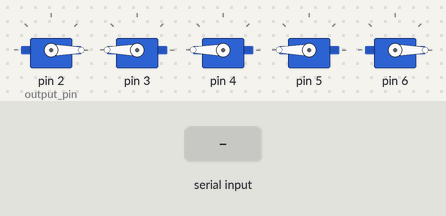
Bench run of a sketch on a simulated Arduino Uno, built with avr-gcc and run on an emulated ATmega328P. On the bench: 5 × servo. Inputs (shaded band) come from the test bench.

Above: at 4.2 s.
4.3 s: "90,45,200\n" received over Serial
At 5.5 s:
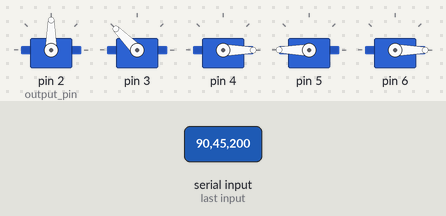
5.8 s: "30,150,10\n" received over Serial
At 6.7 s:
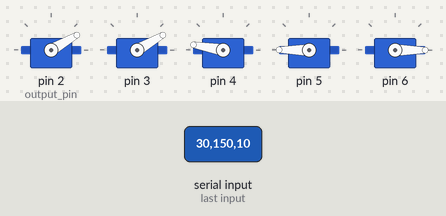
7.3 s: "90,45\n" received over Serial
At 7.7 s:
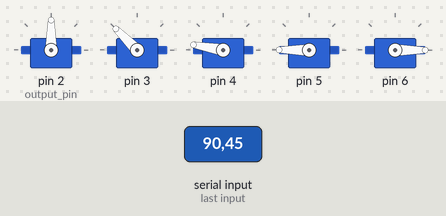
8.8 s: "0\n" received over Serial
At 9.9 s:
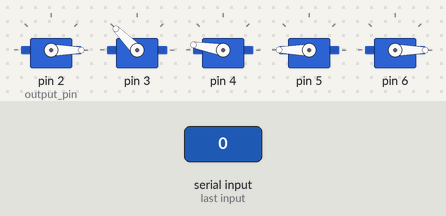
10.3 s: "200\n" received over Serial
At 11.1 s:
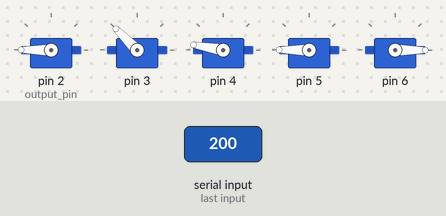
11.8 s: "1,90\n" received over Serial
At 12.3 s:
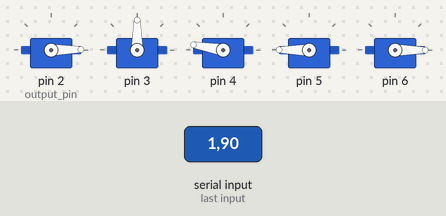
Timing chart, 0 to 14.3 s (numbered marks = the images above; inputs shaded):
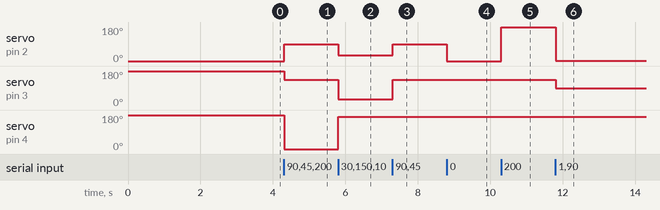

Measured:
- after the input at 4.3 s, servo on pin 2 (output_pin): 0° → 90° at once; servo on pin 3: 180° → 135° at once; servo on pin 4: 180° → 0° at once
- after the input at 5.8 s, servo on pin 2 (output_pin): 90° → 30° at once; servo on pin 3: 135° → 30° at once; servo on pin 4: 0° → 170° at once
- after the input at 7.3 s, servo on pin 2 (output_pin): 30° → 90° at once; servo on pin 3: 30° → 135° at once
- after the input at 8.8 s, servo on pin 2 (output_pin): 90° → 0° at once
- after the input at 10.3 s, servo on pin 2 (output_pin): 0° → 180° at once
- after the input at 11.8 s, servo on pin 2 (output_pin): 180° → 1° at once; servo on pin 3: 135° → 90° at once

The sketch:

receiver_final.ino
```cpp
#include <Servo.h>

Servo myservo[5];

const byte numFingers = 5;
int pos[numFingers];
int output_pin = 2;

void setup() {

  Serial.begin(9600);
  myservo[0].attach(2);
  myservo[1].attach(3);
  myservo[2].attach(4);
  myservo[3].attach(5);
  myservo[4].attach(6);

  myservo[0].write(0);
  myservo[1].write(180);
  myservo[2].write(180);
  myservo[3].write(180);
  myservo[4].write(0);

  delay(3000);

}

void loop() {
  if (Serial.available()) {

    char buffer[64];
    size_t len = Serial.readBytesUntil('\n', buffer, sizeof(buffer) - 1);
    buffer[len] = '\0';

    char* token = strtok(buffer, ",");
    byte index = 0;

    while (token != NULL && index < numFingers) {
      pos[index] = atoi(token);
      token = strtok(NULL, ",");
      index++;
    }
  }

  for (int i = 0; i < numFingers; i++) {
    if (i == 0 || i == 4) {
      myservo[i].write(pos[i]);
    } else {
      myservo[i].write(180 - pos[i]);
    }
  }
}
```
